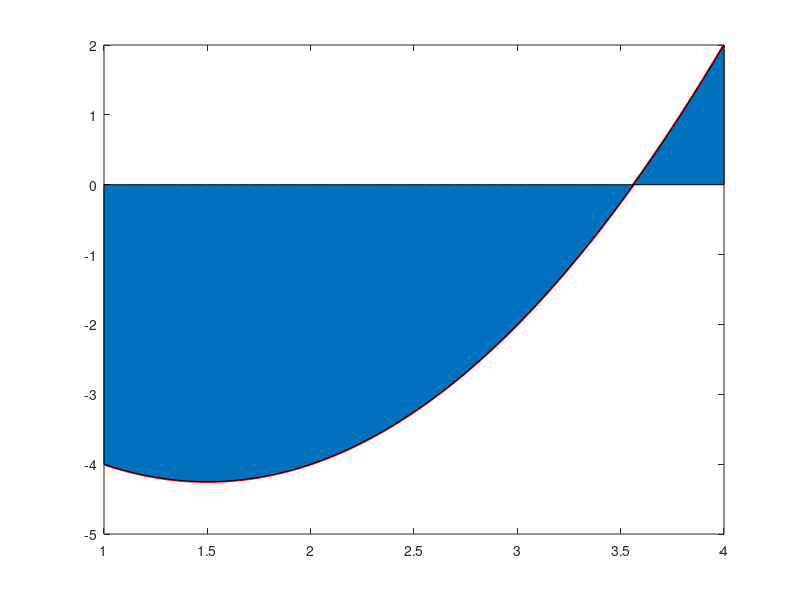

Write the MATLAB code that produced this figure. (Note: this script raises an error after producing the figure.)
% Octave Script
% Title			:Teorema Del Valor Intermedio ej2.
% Description		:Script para desarrrollar el ejericio2 de la Teorema Del Valor Intermedioa.
% Author		:Orlando Espinoza Valentin (Orlando-Esp) espinozaorlando978@gmail.com
% Date			:20210527
% sion		        :1
% Usage			:octave> /path/Teorema Del Valor Intermedio,TeoremaDelValorIntermedio_Ej2_OrlandoEspinoza_3202.m
% Notes			:Requiere aplicacion octave-online usar en consola preferentemente. 
%program execution page :https://octave-online.net

clc, clear  
%Definimos la funcion
x=1:.05:4;
f=inline('x.^2-3*x-2');
plot(x,f(x),'r','LineWidth',2)

%Para calcular la integral
valor_de_Integral=quad(f,1,4)

%Determina el valor del punto c
Valor_Medio=strcat('x.^2-3*x-2==',num2str(1/3*valor_de_Integral))

%Interpretación geométrica
hold on
area(x,f(x))
altura=f(c(1));
plot([1 4],[altura altura])
hold off
